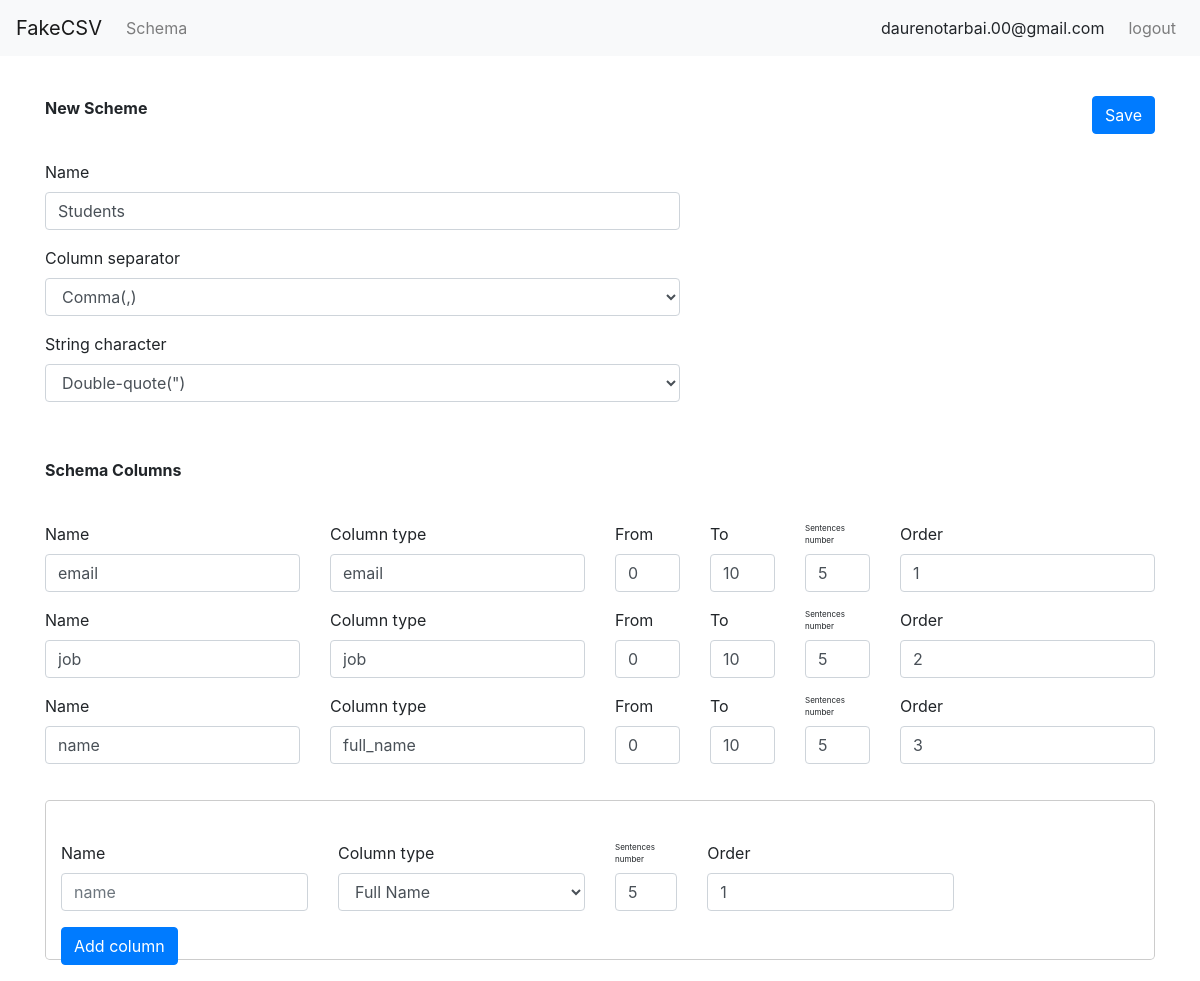
/edit-schema/16/ (signed in), run on the app's committed database.
### generator_service/models.py (models this page shows, shortened)
class TblSchemaBasicInfo(models.Model):
    schema_name = models.CharField(max_length=20, default='', null=True)
    column_separator = models.CharField(max_length=15,choices=SEPARATOR_CHOICES,default=";")
    string_character = models.CharField(max_length=15,choices=STRING_CHARACTER_CHOICES,default="'")
    creator = models.ForeignKey(User, on_delete = models.CASCADE, null=True)
    updated_time = models.DateTimeField(auto_now_add=False, auto_now=True)
    created_time = models.DateTimeField(auto_now_add=True, auto_now=False)
    class Meta:
        db_table = "mdl_schema_basic_info"
        verbose_name = 'Структура файла'
        verbose_name_plural = 'Структура файлы'

class TblSchemaColumns(models.Model):
    column_name = models.CharField(max_length=20, default='', null=True)
    column_type = models.CharField(max_length=10,choices=TYPE_CHOICES,default="full_name")
    schema = models.ForeignKey(TblSchemaBasicInfo,on_delete = models.CASCADE, null=True)
    int_from = models.PositiveIntegerField(default=0,null=True)
    int_to = models.PositiveIntegerField(default=0,null=True)
    sentences_number = models.PositiveIntegerField(default=0, null=True)
    order = models.PositiveIntegerField(default=0,null=False)
    created_time = models.DateTimeField(auto_now_add=True, auto_now=False)
    class Meta:
        db_table = "mdl_schema_columns"
        verbose_name = 'Структура столбцы'
        verbose_name_plural = 'Структура столбцы'

### generator_service/views.py (the view)
# urls.py: path('edit-schema/<int:id>/',views.edit_schema_views,name="edit_schema_views"),
def edit_schema_views(request, id):
    context = {}
    form_column_schema = SchemaColumnsForm()
    form_basic_schema_info = SchemaBasicInfoForm()
    req_user = request.user
    columns = models.TblSchemaColumns.objects.filter(schema__id=id)
    query = models.TblSchemaBasicInfo.objects.get(id=id)
    context['request_user'] = req_user
    context['query'] = query
    context['columns'] = columns
    context['form_column_schema'] = form_column_schema
    context['form_basic_schema_info'] = form_basic_schema_info
    return render(request, "generator_service/edit_schema.html", context=context)

### generator_service/forms.py
class SchemaColumnsForm(forms.ModelForm):
  def __init__(self, *args, **kargs):
    super(SchemaColumnsForm, self).__init__(*args, **kargs)
  class Meta:
    model = TblSchemaColumns
    fields = '__all__'

class SchemaBasicInfoForm(forms.ModelForm):
  def __init__(self, *args, **kargs):
    super(SchemaBasicInfoForm, self).__init__(*args, **kargs)
  class Meta:
    model = TblSchemaBasicInfo
    fields = '__all__'

### templates/generator_service/edit_schema.html (shortened to what this page needs)
{% extends "base.html" %}
{% load static %}
{% block content %}
    <div class="container">
        <form method="POST" action="{% url 'updating_schema_views' query.id %}" class="">
            <div class="schema-header">
                <span><b>New Scheme</b> </span>
                <button type="submit" class="new-schema-button btn btn-primary">Save</button>
            </div>
            <div class="row">
                <div class="form-group col-lg-7">
                    <label for="exampleInputEmail1">Name</label>
                    <input type="text" value="{{ query.schema_name }}" name="schema_name" class="form-control" id="nameNewSchema"
                           aria-describedby="emailHelp" placeholder="name">
                </div>
                <div class="form-group col-lg-7">
                    <label for="exampleFormControlSelect1">Column separator</label>
                    <select name="column_separator" class="form-control" id="">
                        {% for x,y in form_basic_schema_info.fields.column_separator.choices %}
                            <option value="{{ x }}">{{ y }}</option>
                        {% endfor %}
                    </select>
                </div>
                <div class="form-group col-lg-7">
                    <label for="exampleFormControlSelect1">String character</label>
                    <select name="string_character" class="form-control">
                        {% for x,y in form_basic_schema_info.fields.string_character.choices %}
                            <option value="{{ x }}">{{ y }}</option>
                        {% endfor %}
                    </select>
                </div>
            </div>
            <div class="schema-header">
                <span><b>Schema Columns</b> </span>
            </div>
            <div class="column-item">
                {% for column in columns %}
                <div class="row">
                    <div class="form-group col-lg-3">
                        <label for="exampleInputEmail1">Name</label>
                        <input class="form-control" value="{{ column.column_name }}" name="name_column">
                    </div>
                    <div class="form-group col-lg-3">
                        <label for="exampleFormControlSelect1">Column type</label>
                        <input class="form-control" value="{{ column.column_type }}" name="column_type">
                    </div>
                    <div class="form-group col-lg-1 ">
                        <label for="exampleFormControlSelect1">From</label>
                        <input type="number" class="form-control" value="{{ column.int_from }}" name="int_from">
                    </div>
                    <div class="form-group col-lg-1 ">
                        <label for="exampleFormControlSelect1">To</label>
                        <input type="number" class="form-control" value="{{ column.int_to }}" name="int_to">
                    </div>
                    <div class="form-group col-lg-1 ">
                        <label style="font-size: 8px" for="exampleFormControlSelect1">Sentences number</label>
                        <input type="number" value="{{ column.sentences_number }}" class="form-control"
                               name="sentences_number">
                    </div>
                    <div class="form-group col-lg-3">
                        <label for="exampleInputEmail1">Order</label>
                        <input type="number" value="{{ column.order }}" class="form-control" name="order">
                    </div>
                </div>
                {% endfor %}
            </div>
        </form>
        <div class="schema-header modal-content">
            <div class="container">
                <div class="row">
                    <div class="form-group col-lg-3">
                        <label for="exampleInputEmail1">Name</label>
                        <input class="form-control" required id="name_schema" placeholder="name">
                    </div>
                    <div class="form-group col-lg-3">
                        <label for="exampleFormControlSelect1">Column type</label>
                        <select class="form-control" name="column_type" id="column_type">
                            {% for x,y in form_column_schema.fields.column_type.choices %}
                                <option value="{{ x }}">{{ y }}</option>
                            {% endfor %}
                        </select>
                    </div>
                    <div class="form-group col-lg-1 ">
                        <label style="font-size: 8px" for="exampleFormControlSelect1">Sentences number</label>
                        <input type="number" class="form-control" id="sentencesNumber" value="5">
                    </div>
                    <div class="form-group col-lg-3">
                        <label for="exampleInputEmail1">Order</label>
                        <input type="number" value="1" class="form-control" id="orderId">
                    </div>
                </div>
                <input type="button" value="Add column" class="form-group btn-add-column btn btn-primary" id="submit_btn">
            </div>
        </div>
    </div>
{% endblock %}

### templates/base.html (shortened to what this page needs)
{% load static %}
<!DOCTYPE html>
<html lang="en">
<head>
    <link rel="stylesheet" href="https://maxcdn.bootstrapcdn.com/bootstrap/4.0.0/css/bootstrap.min.css"
>
    <link rel="stylesheet" type="text/css" href="{% static 'css/main.css' %}">
</head>
<body>
<header>
    <nav class="navbar navbar-expand-lg navbar-light bg-light">
        <a class="navbar-brand" href="#">FakeCSV</a>
        <div class="collapse navbar-collapse" id="navbarText">
            <ul class="navbar-nav mr-auto">
                <li class="nav-item">
                    <a class="nav-link" href="{% url 'data_schemas_views' %}">Schema</a>
                </li>
            </ul>
            <span class="navbar">
              {{ user.username }}
            </span>
            <ul class="navbar-nav">
                <li class="nav-item">
                    <a class="nav-link" href="{% url 'logout_user' %}">logout</a>
                </li>
            </ul>
        </div>
    </nav>
</header>
<div>
    {% block content %}
    {% endblock content %}
</div>
</body>
</html>

### static/css/main.css (style rules this page uses)
body { height: 100%; }
.new-schema-button { float: right; }
.schema-header { padding-top: 40px; padding-bottom: 40px; }
.modal-content { height: 160px; }
.column-item { padding-bottom: 20px; }

### data on the page
TblSchemaBasicInfo: schema_name "Students"
TblSchemaColumns: name_column "email", column_type "email", int_from "0", int_to "10", sentences_number "5", order "1"
TblSchemaColumns: name_column "job", column_type "job", int_from "0", int_to "10", sentences_number "5", order "2"
TblSchemaColumns: name_column "name", column_type "full_name", int_from "0", int_to "10", sentences_number "5", order "3"

### other printed values
{{ user.username }} "daurenotarbai.00@gmail.com"
form field column_separator "Comma(,)"
form field string_character "Double-quote(\")"
form field column_type "Full Name"
